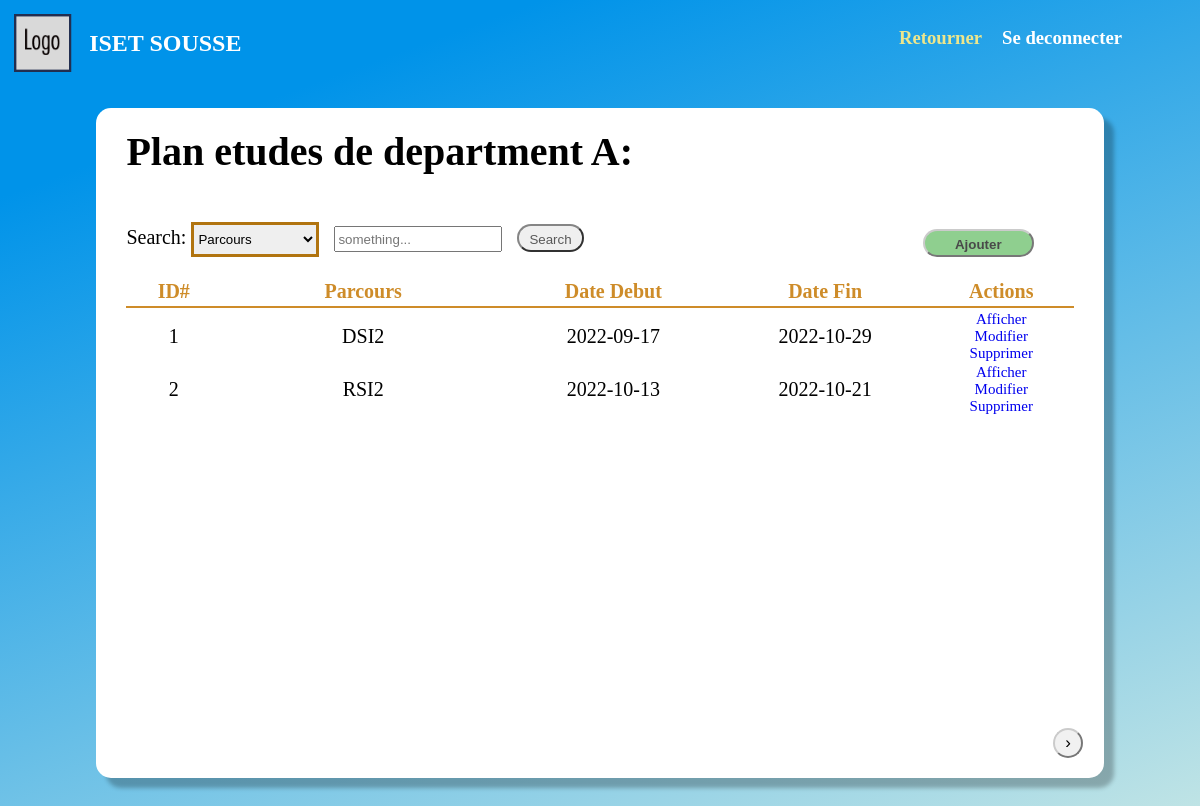
The app's page /Pages/Gestion/PlanEtude/index.php (signed in) with its own data.
### tables this page shows
CREATE TABLE `utilisateur` (
  `matricule` int(11) NOT NULL,
  `cin` int(8) NOT NULL,
  `nom` varchar(20) NOT NULL,
  `prenom` varchar(20) NOT NULL,
  `sexe` tinyint(1) NOT NULL,
  `dateNaissance` date NOT NULL,
  `adresse` varchar(20) NOT NULL,
  `email` varchar(30) NOT NULL,
  `password` varchar(30) NOT NULL,
  `departmentID` int(11) NOT NULL,
  `dateInscription` datetime NOT NULL DEFAULT current_timestamp(),
  `isConfirmed` tinyint(1) NOT NULL DEFAULT 0,
  `isActive` tinyint(1) NOT NULL DEFAULT 0,
  `activationCode` varchar(100) NOT NULL,
  `activationExpiry` datetime NOT NULL DEFAULT current_timestamp(),
  `role` int(11) NOT NULL,
  `isBanned` tinyint(1) NOT NULL DEFAULT 0
);

CREATE TABLE `department` (
  `id` int(11) NOT NULL,
  `nom` varchar(20) NOT NULL
);

CREATE TABLE `planetude` (
  `id` int(11) NOT NULL,
  `parcoursID` int(11) DEFAULT NULL,
  `dateDebut` date NOT NULL DEFAULT current_timestamp(),
  `dateFin` date NOT NULL
);

CREATE TABLE `parcours` (
  `id` int(11) NOT NULL,
  `nom` varchar(20) NOT NULL,
  `filiere` varchar(100) NOT NULL,
  `departmentID` int(11) NOT NULL
);

### Pipes/get_login.php (called while the page is built, shortened)
<?php
    if (isset($_SESSION["login"])) {
        $matricule = $_SESSION["login"]["matricule"];
        require_once(ROOT."/Classes/Database/UtilisateurDB.php");
        $utilisateurDB = new UtilisateurDB();
        $user = $utilisateurDB->getUserByMatricule($matricule);
    } else {
        header("location: /index.php");
    }
?>

### Classes/Database/mySQL.php (called while the page is built, shortened)
<?php
    class mySql {
        private $_cnx;
        function __construct() {
            try {
                $this->_cnx = new PDO("mysql:host=".self::_serveur.";dbname=".self::_dbb, self::_login, self::_mdp);
            } catch (PDOException $e) {
                echo '<br/>Echec lors de la connexion: '.$e->getMessage();
            }
        }
        function __destruct() {
            $this->_cnx = null;
        }
        public function request($query, $array, $return = false) {
            $prep = $this->_cnx->prepare($query);
            $result = $prep->execute($array);
            if ($return === false) {
                return true;
            } else if ($return == 0) {
                return $prep->rowCount() > 0;
            } else if ($return == 1) {
                return $prep->rowCount() > 0? $prep->fetch() : array();
            } else if ($return == 2) {
                return $prep->rowCount() > 0? $prep->fetchAll() : array();
            } else if ($return == 3) {
                return $this->_cnx->lastInsertId();
            }
        }
    }
?>

### Classes/Database/UtilisateurDB.php (called while the page is built, shortened)
<?php
    require_once("MySql.php");
    class UtilisateurDB extends MySql {
        public function getUserByMatricule($matricule) {
            return $this->request(
                "SELECT * FROM utilisateur WHERE matricule = :matricule",
                array(':matricule' => $matricule),
                1
            );
        }
    }

### Classes/Database/DepartmentDB.php (called while the page is built, shortened)
<?php
    require_once("MySql.php");
    class DepartmentDB extends MySql {
        public function getNom($id) {
            $query = "SELECT nom from department WHERE id = :id";
            $secureArray = array(
                ":id" => $id,
            );
            return $this->request($query, $secureArray, 1)["nom"];
        }
    }

### Classes/Database/PlanEtudeDB.php (called while the page is built, shortened)
<?php
    require_once("MySql.php");
    class PlanEtudeDB extends MySql {
        public function getAllByDepartmentID($departmentId) {
            return $this->request(
                "SELECT pl.id as id, parcoursID, pr.nom as 'parcoursNom', dateDebut, dateFin FROM planetude pl
                JOIN parcours pr ON (pr.id = pl.parcoursID)
                 WHERE pr.departmentID = :departmentId",
                array(
                    ":departmentId" => $departmentId
                ),
                2
            );
        }
    }

### Pages/Gestion/PlanEtude/index.php (the view, shortened to what this page needs)
<!DOCTYPE html>
<head>
    <?php
        include(ROOT."/Pipes/get_login.php");
    ?>
    <link rel="stylesheet" href="/Assets/css/user.css">
    <link rel="stylesheet" href="/Assets/css/profil.css">
    <link rel="stylesheet" href="/Assets/css/tables.css">
    <link rel="stylesheet" href="/Assets/css/buttons.css">
</head>
<body>
    <?php
        require_once(ROOT."/Classes/Database/PlanEtudeDB.php");
        $planEtudeDB = new PlanEtudeDB();
        $planEtudes = $planEtudeDB->getAllByDepartmentID($user["departmentID"]);
        require_once(ROOT."/Classes/Database/DepartmentDB.php");
        $departmentDB = new DepartmentDB();
        $depNom = $departmentDB->getNom($user["departmentID"]);
    ?>
    <div class="logo">
        <div class = "seperated_div">
            <div class = "header_div">
                <img src="/Assets/imgs/LOGO.png">
                <h2 class = "website_title"> <?= NOM_SITE ?> </h2>
            </div>
            <div class = "buttons_div">
                <h3 class = "go_back"> <a href="/Pages/User/index.php">Retourner</a></h3>
                <h3 class = "deconnection"> <a href="/Pipes/deconnexion.php">Se deconnecter</a></h3>
            </div>
        </div>
    </div>
    <div class="cd">
        <div class="cadre" id = "cadre">
        <h1 class = "table_name"> Plan etudes de department <?= $depNom ?>: </h1>
            <div class = "cadre_header">
                <div class = "forms">
                    <div>Search:
                        <select id="search_filter_form" class="drop_form" name="role">
                            <option value="1">Parcours</option>
                        </select>
                        <input id= "search_input" type="text" class="lab_in_txt" name = "CIN" placeholder = "something..." required>
                        <button type = "button" class = "_btn search_btn" onclick="search()"> Search </button>
                    </div>
                </div>
                <div class = "_tool_buttons">
                    <a href = "ajouter.php"><button class = "_btn _green_btn"> Ajouter </button></a>
                </div>
            </div>
            <table id ="table_" class="scrollable-table">
                <thead>
                    <tr>
                        <th style = "width:10%"><span class = "table_header">ID#</span></th>
                        <th style = "width:30%"><span class = "table_header">Parcours</span></th>
                        <th><span class = "table_header">Date Debut</span></th>
                        <th><span class = "table_header">Date Fin</span></th>
                        <th><span class = "table_header">Actions</span></th>
                    </tr>
                </thead>
                <tbody>
                    <?php
                        foreach ($planEtudes as $key => $plan) {
                            echo "
                                <tr>
                                    <td>".$plan["id"]."</td>
                                    <td>".$plan["parcoursNom"]."</td>
                                    <td>".$plan["dateDebut"]."</td>
                                    <td>".$plan["dateFin"]."</td>
                                    <td>
                                        <a class = 'link_ref' href = 'afficher.php?id=".$plan["id"]."'>Afficher</a>
                                        <a class = 'link_ref' href = 'modifier.php?id=".$plan["id"]."'>Modifier</a>
                                        <a class = 'link_ref' href = '/Pipes/PlanEtudes/supprimer.php?id=".$plan["id"]."' onclick=\"return confirm('DELETION: Are you sure you want to remove PlanEtude #".$plan["id"]." from the table?');\">Supprimer</a>
                                </td>
                            </tr>
                            ";
                        }
                    ?>
                </tbody>
            </table>
        </div>
    </div>
</body>
</html>

### Assets/css/user.css (style rules this page uses)
body { background-color: #0093E9; background-image: linear-gradient(160deg, #0093E9 15%, #cce9e5 100%); }
.header_div { display: flex; flex-direction: row; align-items: center; height: 70px; }
.seperated_div { display: flex; flex-direction: row; justify-content: space-between; }
.seperated_div div { width: 50%; }
.buttons_div { display:flex; justify-content: right; margin-right: 70px; }
.buttons_div > * { margin-left: 20px }
.website_title { color: white; }
.go_back a { color: rgb(237 230 140); font-weight: bold; }
.deconnection a { color: white; }
a { text-decoration: none; }
.logo img { padding:1%; width: 70px; }

### Assets/css/profil.css (style rules this page uses)
.cd { padding-top: 30px; padding-left: 250px; margin-bottom: 70px; }
.table_name { margin-top: 0; }
.cadre { padding-top:50px; padding-left: 30px; background-color:rgb(216, 216, 231); box-shadow: 10px 10px 4px rgb(0 0 0 / 25%); border-radius: 15px; width: 1000px; font-size: 20px; min-height: 600px; padding-bottom:50px }

### Assets/css/tables.css (style rules this page uses)
.cd { padding-top: 30px; margin-bottom: 100px; padding-left: 0; }
.cadre { position: relative; background-color: white; margin: auto; padding:20px 30px 50px; width:80% }
.scrollable-table { overflow-y:scroll; }
#table_ { border-collapse: collapse; width: 100%; text-align: center; font-family: 'Proxima Nova'; font-size: 20px; }
#table_ > thead { border-bottom: 2px solid rgb(206, 140, 41); color:rgb(206, 140, 41); font-weight: bold; height:30px; }
#table_ > tbody:not(.unpadded):before { line-height:0.1em; content:"\200C"; display:block; }
.table_header { font-weight: bold; }
td { height:40px }
.cadre_header { display:flex; flex-direction:row; justify-content: space-between; margin-bottom: 20px }
.drop_form { height: 35px; margin-top: 20px; border: 3px solid #B1740F; }
#search_filter_form { width: 128px; }
.lab_in_txt { height: 20px; width: 160px; margin-left: 10px; }
.link_ref { font-size: 15px; display:block; }

### Assets/css/buttons.css (style rules this page uses)
._btn { margin-left: 10px; background-color: rgb(84, 169, 84); border-radius: 20px; }
._btn:not(:disabled) { cursor:pointer }
.search_btn { border-color: #858585; color: #595959; padding: 6px 10px 3px; background-color: rgb(239 239 239); }
._tool_buttons { margin: auto 20px 0; }
._tool_buttons button { margin: 0 20px 0 0; padding: 6px 30px 3px; font-weight:bold; }
._green_btn { border-color: #cbcbcb; color: #494949; background-color: rgb(143 207 143); }

### records on screen
utilisateur: departmentID.nom "A"
planetude: id "1", parcoursID.nom "DSI2", dateDebut "2022-09-17", dateFin "2022-10-29"
planetude: id "2", parcoursID.nom "RSI2", dateDebut "2022-10-13", dateFin "2022-10-21"

### other values on screen
NOM_SITE "ISET SOUSSE"
